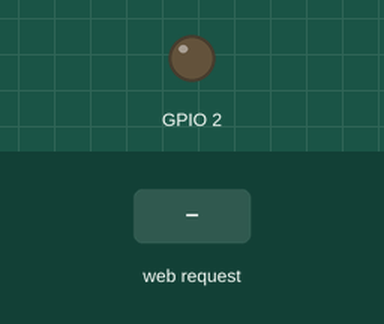
Recording of a sketch running on a simulated ESP32. Parts: output pins drawn as LEDs (lit = HIGH). The test bench sets the inputs (shaded band). WiFi joins after 1.5 s; servers stay silent unless stated; what the sketch prints to the serial monitor is not drawn.

Above: at 2.7 s.
2.8 s: HTTP request GET / received
At 3.3 s:
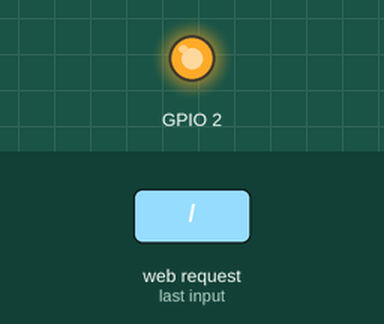
4.3 s: HTTP request GET /adios received
At 5.6 s:
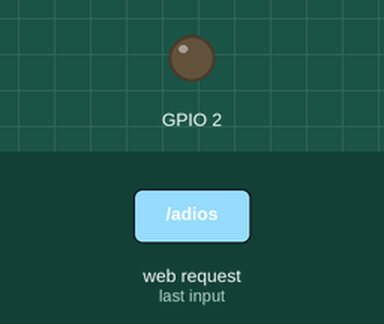
Timing chart, 0 to 7.3 s (numbered marks = the images above; inputs shaded):
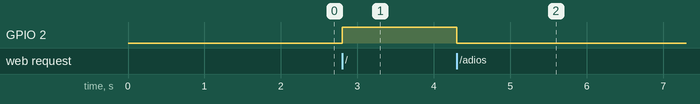

The sketch:

servidor.ino
```cpp
#include <WiFi.h>
#include <ESPAsyncWebSrv.h>

const char* ssid= "Redmi Note 7";
const char* password = "ickkck16";
AsyncWebServer server(80);

void setup() {
  pinMode(2, OUTPUT);
  Serial.begin(115200);
  conectarse();
  server.on("/", HTTP_GET,[](AsyncWebServerRequest *request){
    int numParametros =request->params();
    Serial. print(numParametros);
    if(numParametros ==0){
      request->send(200,"text/html","<h1> hola mundo </h1>");
      digitalWrite(2, HIGH);
    }else{
      AsyncWebParameter *p=request->getParam(0);
      String html="<H1> hola " + p->value() + "desde ESP32</H1>";
      request->send(200,"text/html",html);
    }
  });

  server.on("/adios",HTTP_GET,[](AsyncWebServerRequest *r){
    r->send(200,"text/html","<h1>adios</h1>");
    digitalWrite(2, LOW);
  });

  server.begin();

}
void loop() {
  // put your main code here, to run repeatedly:
}

void conectarse(){
  Serial.print("Conectando");Serial.println(ssid);
  WiFi.begin(ssid,password);
while(WiFi.status()!=WL_CONNECTED){
  delay(500);
  Serial.print(".");
}
Serial.print(WiFi.localIP());
}
```

Measured:
- after the input at 2.8 s, GPIO 2: LOW → HIGH at once
- after the input at 4.3 s, GPIO 2: HIGH → LOW at once
